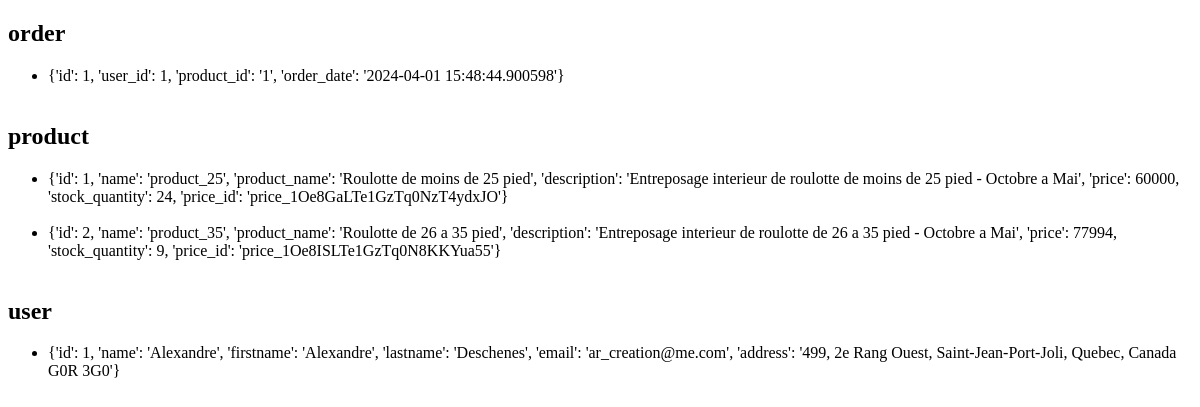
The app's page /db_dashboard, older data.
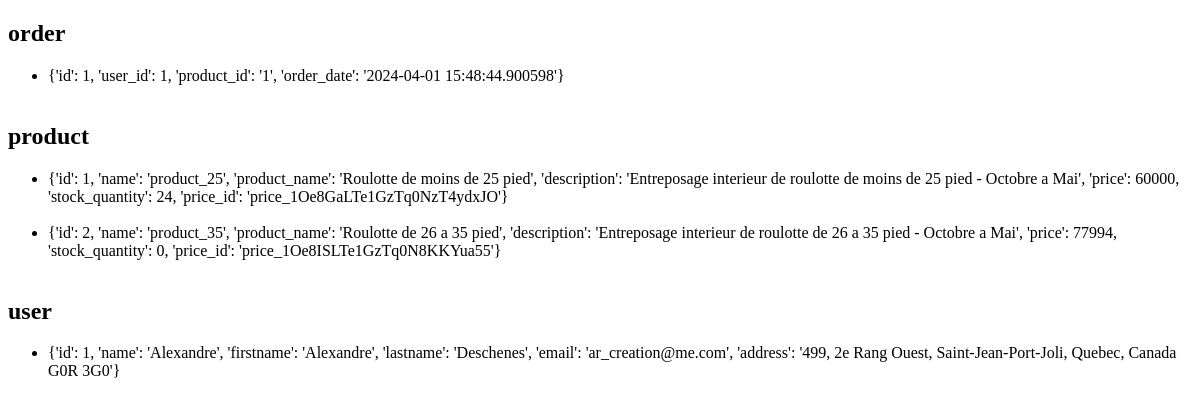
The same page, newer data.
### app.py (models this page shows, shortened)
class Order(db.Model):
    id = db.Column(db.Integer, primary_key=True)
    user_id = db.Column(db.Integer, db.ForeignKey('user.id'), nullable=False)
    product_id = db.Column(db.String(100), db.ForeignKey('product.id'), nullable=False)
    order_date = db.Column(db.DateTime, default=datetime.utcnow, nullable=False)
    user = db.relationship('User', backref=db.backref('orders', lazy=True))
    product = db.relationship('Product', backref=db.backref('orders', lazy=True))

class Product(db.Model):
    id = db.Column(db.Integer, primary_key=True)
    name = db.Column(db.String(100), nullable=False)
    product_name = db.Column(db.String(100), nullable=False)
    description = db.Column(db.String(100), nullable=False)
    price = db.Column(db.Integer, nullable=False)
    stock_quantity = db.Column(db.Integer, nullable=False)
    price_id = db.Column(db.String(100), nullable=False)

class User(db.Model):
    id = db.Column(db.Integer, primary_key=True)
    name = db.Column(db.String(100), nullable=False)
    firstname = db.Column(db.String(100), nullable=False)
    lastname = db.Column(db.String(100), nullable=False)
    email = db.Column(db.String(80), unique=True, nullable=False)
    address = db.Column(db.String(100), nullable=False)

### app.py (the view)
@app.route('/db_dashboard')
@auth.login_required
def db_dashboard():
    inspector = inspect(db.engine)
    tables = inspector.get_table_names()
    tables_data = {}
    for table in tables:
        query = text(f'SELECT * FROM "{table}"')
        result = db.session.execute(query)
        print(result)
        data = [row._asdict() for row in result]
        tables_data[table] = data
    return render_template('db_dashboard.html', tables=tables_data)

### templates/db_dashboard.html (shortened to what this page needs)
<!DOCTYPE html>
<html>
<head>
</head>
<body>
    {% for table, data in tables.items() %}
        <h2>{{ table }}</h2>
        <ul>
            {% for item in data %}
                <li>{{ item }}</li>
                <br>
            {% endfor %}
        </ul>
    {% endfor %}
</body>
</html>

Row changes from the older to the newer data that the page shows:
changed Product (number 2 of 2 on the later page): item "…Mai', 'price': 77994, 'stock_quantity': 9, 'price_id': 'price_1Oe8ISLTe1GzTq0N8KKYua55'}" → "…Mai', 'price': 77994, 'stock_quantity': 0, 'price_id': 'price_1Oe8ISLTe1GzTq0N8KKYua55'}"
